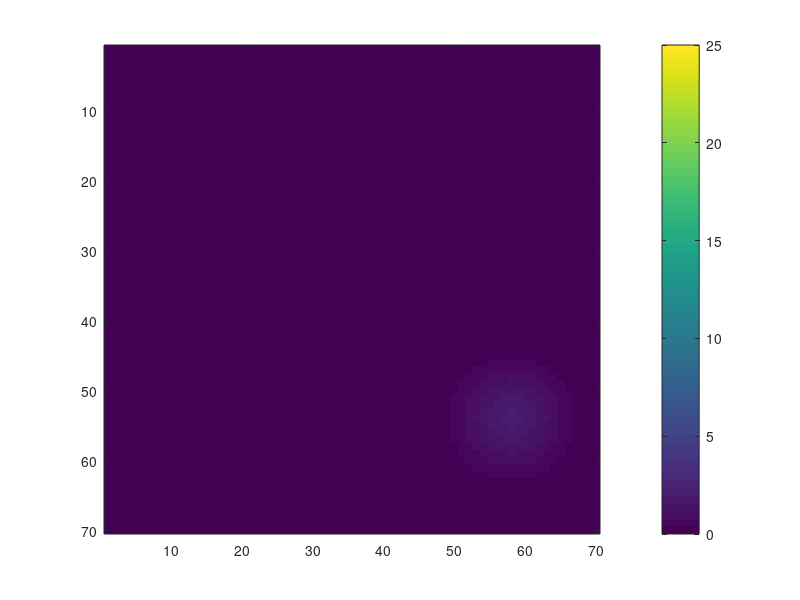

This chart was generated by the following MATLAB code:
clear all;
close all;clc;
i=0;
c=0;
count=0;
bb=18;
for ii=bb:10:60
    if ii==bb
        yax=20:10:55;
    else
        yax=14:10:60;
    end
    for  jj=yax
        c=c+1;
        center = [ii jj]; % again, example values
        %center=[0 0];
        for amp=2;%5:10:25
            count=count+1;
            sigma = [4 4];
            R = max(sigma(:));
            %[xgrid, ygrid] = meshgrid( center(1)-R: center(1)+R,center(2)-R: center(2)+R);
            [xgrid, ygrid] = meshgrid(1:70);
            for theta = 180%:-15:45
                
                %for theta=135:-90:45
                x = (((xgrid-center(1))*cosd(theta) + (ygrid-center(2))*sind(theta))/sigma(1)).^2;
                y = (((xgrid-center(1))*sind(theta) - (ygrid-center(2))*cosd(theta))/sigma(2)).^2;
                G = amp*exp(-(x+y)/3);i=i+1;
                 G(G<1e-6)=0;
                X1(:,:,i) = G;
                label(i)=count+10;
                % figure(1);
                % contour(xgrid, ygrid, G);pause(0.01);
                % figure(1);
                imagesc(G); h=colorbar;caxis([0 25]);pause(0.05);
                max(max(G))
             
            end
            
            [ii,jj]
        end
        
        
    end
    
end
 save('amp2_X_test_sigma_4.mat','X1','label');